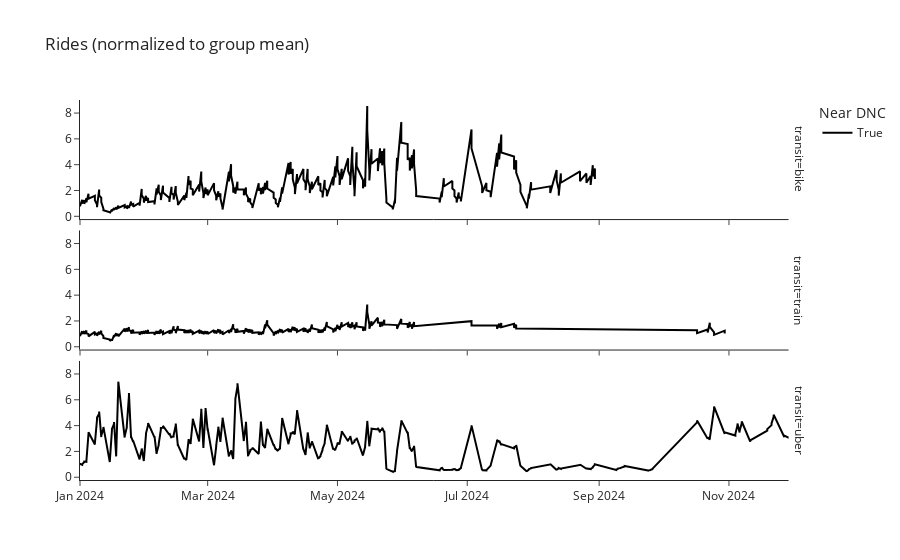

Source (notebook cell):
### Code cell
# fig, ax = plt.subplots(1,1, figsize=(6,6))
chart = px.line(plot_data, x='date', y='demean', 
        line_dash='UCMP', facet_row='transit',
        color_discrete_sequence=['black'],
        title= 'Rides (normalized to group mean)',
        labels={'date':'', 'demean':'',
                'UCMP':'Near DNC'},
        template='simple_white')
chart.write_image("../../../reports/replication/parallel_trends.jpeg")
!cp ../../../reports/replication/parallel_trends.jpeg ../../../../eric-mc2-cv/static/img
chart

### Figure 1 — Plotly figure (JSON) as saved in the notebook; plotly's stock layout.template omitted (floating-point values rounded to 4 significant figures; data arrays with more than 128 entries replaced by an {"elided": "..."} marker saying what was removed)
{"data": [{"hovertemplate": "Near DNC=True<br>transit=bike<br>=%{y}<extra></extra>", "legendgroup": "True", "line": {"color": "black", "dash": "solid"}, "marker": {"symbol": "circle"}, "mode": "lines", "name": "True", "orientation": "v", "showlegend": true, "type": "scatter", "x": {"elided": "288 str values"}, "xaxis": "x3", "y": {"elided": "288 float values"}, "yaxis": "y3"}, {"hovertemplate": "Near DNC=True<br>transit=train<br>=%{y}<extra></extra>", "legendgroup": "True", "line": {"color": "black", "dash": "solid"}, "marker": {"symbol": "circle"}, "mode": "lines", "name": "True", "orientation": "v", "showlegend": false, "type": "scatter", "x": {"elided": "242 str values"}, "xaxis": "x2", "y": {"elided": "242 float values"}, "yaxis": "y2"}, {"hovertemplate": "Near DNC=True<br>transit=uber<br>=%{y}<extra></extra>", "legendgroup": "True", "line": {"color": "black", "dash": "solid"}, "marker": {"symbol": "circle"}, "mode": "lines", "name": "True", "orientation": "v", "showlegend": false, "type": "scatter", "x": {"elided": "332 str values"}, "xaxis": "x", "y": {"elided": "332 float values"}, "yaxis": "y"}], "layout": {"annotations": [{"font": {}, "showarrow": false, "text": "transit=uber", "textangle": 90, "x": 0.98, "xanchor": "left", "xref": "paper", "y": 0.1567, "yanchor": "middle", "yref": "paper"}, {"font": {}, "showarrow": false, "text": "transit=train", "textangle": 90, "x": 0.98, "xanchor": "left", "xref": "paper", "y": 0.5, "yanchor": "middle", "yref": "paper"}, {"font": {}, "showarrow": false, "text": "transit=bike", "textangle": 90, "x": 0.98, "xanchor": "left", "xref": "paper", "y": 0.8433, "yanchor": "middle", "yref": "paper"}], "legend": {"title": {"text": "Near DNC"}, "tracegroupgap": 0}, "title": {"text": "Rides (normalized to group mean)"}, "xaxis": {"anchor": "y", "domain": [0, 0.98], "title": {"text": ""}}, "xaxis2": {"anchor": "y2", "domain": [0, 0.98], "matches": "x", "showticklabels": false}, "xaxis3": {"anchor": "y3", "domain": [0, 0.98], "matches": "x", "showticklabels": false}, "yaxis": {"anchor": "x", "domain": [0, 0.3133], "title": {"text": ""}}, "yaxis2": {"anchor": "x2", "domain": [0.3433, 0.6567], "matches": "y", "title": {"text": ""}}, "yaxis3": {"anchor": "x3", "domain": [0.6867, 1.0], "matches": "y", "title": {"text": ""}}}}
